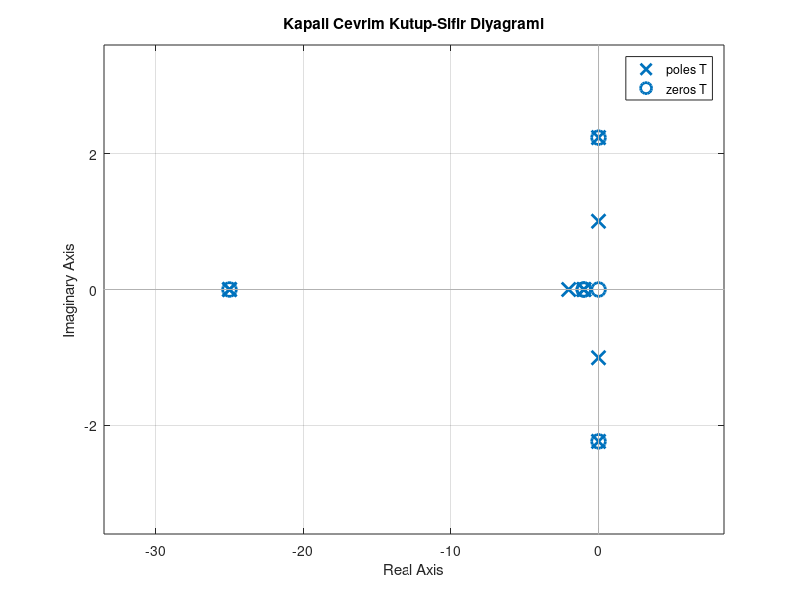
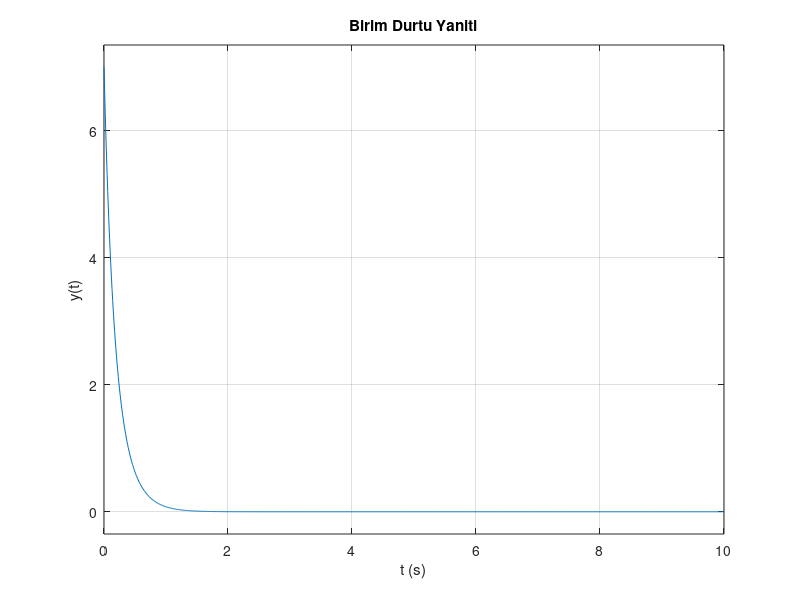
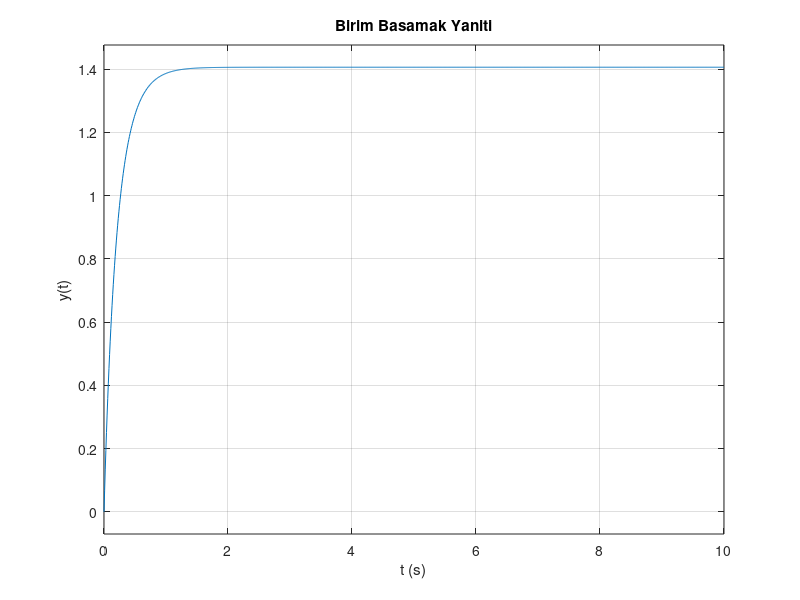
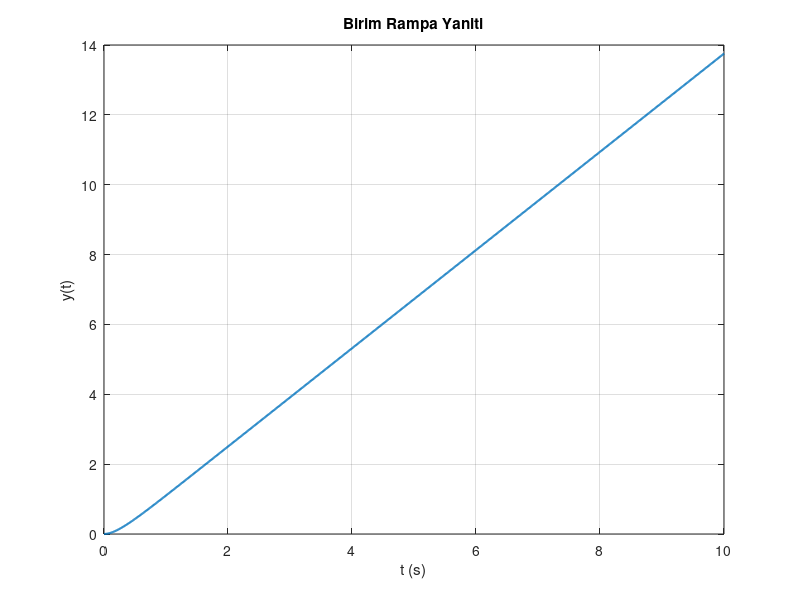

These charts were generated, in order, by the following MATLAB code:
%% SORU 1
clc;               
clear;             
close all;          

s = tf('s');        % Laplace değişkeni s kullanılarak transfer fonksiyonu tanımlama

G1 = s / ((s^2 + 1)*(s + 2));    % İleri yol transfer fonksiyonu G1
H1 = (s + 1) / ((s + 1)*(s + 1)); % İlk geri besleme bloğu (basitleşirse 1/(s+1))
H2 = s / (s^2 + 5);               % Alt geri besleme kolundaki transfer fonksiyonu

G2 = 1/s;        % İkinci toplama noktasından sonra bulunan integratör bloğu
H3 = 25;         % Sağ taraftaki sabit geri besleme kazancı

% İkinci toplama noktası + integratörün kapalı çevrimi
Ginner = feedback(G2, H3);   % G2 ileri yol, H3 negatif geri besleme olacak şekilde iç kapalı çevrim oluşturulur

% İlk toplama noktasındaki toplam geri besleme
Heq = H1 + H2*Ginner;        % İki geri besleme kolu eşdeğer tek geri besleme olarak birleştirilir

% Tüm sistemin kapalı çevrimi
T = feedback(G1*Ginner, Heq); % İleri yol (G1*Ginner) ile eşdeğer geri besleme Heq kullanılarak sistem kapatılır

disp('Kapali cevrim transfer fonksiyonu T(s) = Y(s)/X(s):');
minreal(T)                   % Transfer fonksiyonunu sadeleştirerek ekrana yazdırır

disp('Sifirlar:');
z = zero(T)                  % Sistem sıfırlarını hesaplar

disp('Kutuplar:');
p = pole(T)                  % Sistem kutuplarını hesaplar

figure;                      % Yeni bir grafik penceresi açar
pzmap(T);                    % Kutup-sıfır diyagramını çizer
grid on;                     % Grafiğe ızgara ekler
title('Kapali Cevrim Kutup-Sifir Diyagrami'); % Grafiğin başlığını yazdırır



%% SORU 2
clc;                
clear;             
close all;          

% Transfer fonksiyonunu tanımla
num = [7 45];       % Transfer fonksiyonunun pay katsayıları
den = [1 12 32];    % Transfer fonksiyonunun payda katsayıları
G = tf(num, den);   % Pay ve payda kullanılarak transfer fonksiyonu oluşturulur

% Zaman vektörü
t = 0:0.01:10;      % 0 ile 10 saniye arasında 0.01 adımlı zaman dizisi oluşturulur

% 1) Birim dürtü yanıtı
figure;             % Yeni bir grafik penceresi açar
impulse(G, t);      % Sistemin birim dürtü girişine verdiği yanıtı çizer
grid on;            % Grafiğe ızgara ekler
title('Birim Durtu Yaniti');  % Grafik başlığı
xlabel('t (s)');              % x ekseni etiketi
ylabel('y(t)');               % y ekseni etiketi

% 2) Birim basamak yanıtı
figure;             % Yeni bir grafik penceresi açar
step(G, t);         % Sistemin birim basamak girişine verdiği yanıtı çizer
grid on;            % Izgara ekler
title('Birim Basamak Yaniti');% Grafik başlığı
xlabel('t (s)');              % x ekseni etiketi
ylabel('y(t)');               % y ekseni etiketi

% 3) Birim rampa yanıtı
% Birim rampa: r(t) = t*u(t)
r_rampa = t;                     % rampa giriş sinyali oluşturulur
y_rampa = lsim(G, r_rampa, t);   % lsim ile sistemin rampa girişine verdiği yanıt hesaplanır

figure;                          % Yeni grafik penceresi açılır
plot(t, y_rampa, 'LineWidth', 1.5); % Rampa yanıtı çizilir
grid on;                         % Izgara eklenir
title('Birim Rampa Yaniti');     % Grafik başlığı
xlabel('t (s)');                 % x ekseni etiketi
ylabel('y(t)');                  % y ekseni etiketi

% 4) Birim parabol yanıtı
% Birim parabol: r(t) = (t^2/2)*u(t)
r_parabol = (t.^2)/2;                 % Parabol giriş sinyali oluşturulur
y_parabol = lsim(G, r_parabol, t);    % Sistem çıkışı hesaplanır

figure;                               % Yeni grafik penceresi açılır
plot(t, y_parabol, 'LineWidth', 1.5); % Parabol yanıtı çizilir
grid on;                              % Izgara eklenir
title('Birim Parabol Yaniti');        % Grafik başlığı
xlabel('t (s)');                      % x ekseni etiketi
ylabel('y(t)');                       % y ekseni etiketi

%5) (1+t)u(t) giriş yanıtı
% Giriş: r(t) = (1+t)u(t)
r_ozel = 1 + t;                     % (1+t) şeklinde özel giriş sinyali oluşturulur
y_ozel = lsim(G, r_ozel, t);        % Sistem çıkışı hesaplanır

figure;                             % Yeni grafik penceresi açılır
plot(t, y_ozel, 'LineWidth', 1.5);  % Sistem çıkışı çizilir
grid on;                            % Izgara eklenir
title('(1+t)u(t) Giris Yaniti');    % Grafik başlığı
xlabel('t (s)');                    % x ekseni etiketi
ylabel('y(t)');                     % y ekseni etiketi

% İstenirse tüm girişleri ve yanıtları aynı pencerede görmek için
figure;                             % Yeni grafik penceresi açılır

subplot(2,2,1);                     % 2x2 grafik alanının 1. kısmı
step(G, t);                         % Basamak yanıtı çizilir
grid on;
title('Basamak');

subplot(2,2,2);                     % 2x2 grafik alanının 2. kısmı
plot(t, y_rampa, 'LineWidth', 1.5); % Rampa yanıtı çizilir
grid on;
title('Rampa');

subplot(2,2,3);                     % 2x2 grafik alanının 3. kısmı
plot(t, y_parabol, 'LineWidth', 1.5); % Parabol yanıtı çizilir
grid on;
title('Parabol');

subplot(2,2,4);                     % 2x2 grafik alanının 4. kısmı
plot(t, y_ozel, 'LineWidth', 1.5);  % (1+t) girişinin yanıtı çizilir
grid on;
title('(1+t)u(t)');

%% SORU 3
clc;               
clear;            
close all;          
% Transfer fonksiyonu tanimlanır
num = [1 15];       % Transfer fonksiyonunun pay katsayıları
den = [1 5 12 32];  % Transfer fonksiyonunun payda katsayıları
G = tf(num, den);   % Pay ve payda kullanılarak sistem transfer fonksiyonu oluşturulur

% Zaman vektoru
t = 0:0.01:20;      % 0 ile 20 saniye arasında 0.01 adımlı zaman dizisi oluşturulur

% 1) lsim kullanarak sinus giris cevabi
% Giris sinyali x(t) = sin(t)
x1 = sin(t);        % Sinüs giriş sinyali oluşturulur

% Sistemin cevabini hesapla
y1 = lsim(G, x1, t); % lsim komutu ile sistemin bu girişe verdiği çıkış hesaplanır

% Grafigi ciz
figure;                               % Yeni grafik penceresi açar
plot(t, x1, '--', 'LineWidth', 1.2);  % Giriş sinyali kesikli çizgi ile çizilir
hold on;                              % Aynı grafikte başka eğrilerin çizilmesine izin verir
plot(t, y1, 'LineWidth', 1.5);        % Sistem çıkışı çizilir
grid on;                              % Grafiğe ızgara ekler
title('lsim ile Sinus Giris Cevabi'); % Grafik başlığı
xlabel('t (s)');                      % x ekseni etiketi
ylabel('Genlik');                     % y ekseni etiketi
legend('Giris: sin(t)', 'Cikis: y(t)'); % Grafik açıklaması

% 2) gensig kullanarak sinus benzeri periyodik giris olusturma
% gensig ile sinyali olusturulur
% 'sin' -> sinus sinyali
% 2*pi -> periyot, yani w = 1 rad/s olur
% 20 -> toplam sure
% 0.01 -> ornekleme araligi
[x2, t2] = gensig('sin', 2*pi, 20, 0.01); % gensig komutu ile sinüs sinyali ve zaman vektörü oluşturulur

% Sistemin cevabini hesapla
y2 = lsim(G, x2, t2);   % Sistem bu giriş sinyali ile simüle edilir ve çıkış hesaplanır

% Grafigi ciz
figure;                               % Yeni grafik penceresi açar
plot(t2, x2, '--', 'LineWidth', 1.2); % Giriş sinyali kesikli çizgi ile çizilir
hold on;                              % Aynı grafikte ikinci eğri çizileceği için tutulur
plot(t2, y2, 'LineWidth', 1.5);       % Sistem çıkışı çizilir
grid on;                              % Izgara eklenir
title('gensig + lsim ile Sinus Giris Cevabi'); % Grafik başlığı
xlabel('t (s)');                      % x ekseni etiketi
ylabel('Genlik');                     % y ekseni etiketi
legend('Giris', 'Cikis');             % Grafik açıklaması

% 3) Karsilastirma grafigi
figure;                               % Yeni grafik penceresi açar
plot(t, y1, 'LineWidth', 1.5);        % lsim ile elde edilen çıkış çizilir
hold on;                              % Aynı grafikte ikinci eğri çizileceği için tutulur
plot(t2, y2, '--', 'LineWidth', 1.5); % gensig ile elde edilen çıkış kesikli çizgi ile çizilir
grid on;                              % Izgara eklenir
title('lsim ve gensig Sonuclarinin Karsilastirilmasi'); % Grafik başlığı
xlabel('t (s)');                      % x ekseni etiketi
ylabel('y(t)');                       % y ekseni etiketi
legend('lsim sonucu', 'gensig sonucu'); % İki yöntemin sonuçlarını gösteren açıklama


%% Hocanın Sorduğu Soru

s = tf('s');

G1 = s/(s+2);                       
H1 = (s+1)/((s+1)*(s+1));           
H2 = s/(s^2 + 25);                  
G2 = 1/(s+1);                       
H3 = 25;                            

% ilk geri besleme
K = (1/G2) + H3;    

% tüm kapalı çevrim
T = 1 / ( K/G1 + H1*K + H2 );

disp('Transfer Function T(s) = Y(s)/X(s)')
T

z = zero(T)
p = pole(T)

figure
pzmap(T)
grid on
title('Pole-Zero Map')
